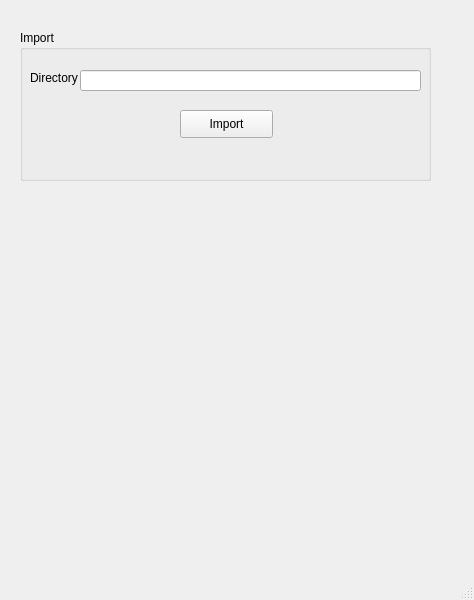
<?xml version="1.0" encoding="UTF-8"?>
<ui version="4.0">
 <class>MainWindow</class>
 <widget class="QMainWindow" name="MainWindow">
  <property name="geometry">
   <rect>
    <x>0</x>
    <y>0</y>
    <width>474</width>
    <height>600</height>
   </rect>
  </property>
  <property name="windowTitle">
   <string>MainWindow</string>
  </property>
  <widget class="QWidget" name="centralwidget">
   <widget class="QGroupBox" name="groupBox">
    <property name="geometry">
     <rect>
      <x>20</x>
      <y>30</y>
      <width>411</width>
      <height>151</height>
     </rect>
    </property>
    <property name="title">
     <string>Import</string>
    </property>
    <widget class="QLabel" name="lbl_dir">
     <property name="geometry">
      <rect>
       <x>10</x>
       <y>40</y>
       <width>53</width>
       <height>16</height>
      </rect>
     </property>
     <property name="text">
      <string>Directory</string>
     </property>
    </widget>
    <widget class="QLineEdit" name="txt_dir">
     <property name="geometry">
      <rect>
       <x>60</x>
       <y>40</y>
       <width>341</width>
       <height>21</height>
      </rect>
     </property>
    </widget>
    <widget class="QPushButton" name="btn_import">
     <property name="geometry">
      <rect>
       <x>160</x>
       <y>80</y>
       <width>93</width>
       <height>28</height>
      </rect>
     </property>
     <property name="text">
      <string>Import</string>
     </property>
    </widget>
   </widget>
  </widget>
  <widget class="QMenuBar" name="menubar">
   <property name="geometry">
    <rect>
     <x>0</x>
     <y>0</y>
     <width>474</width>
     <height>26</height>
    </rect>
   </property>
  </widget>
  <widget class="QStatusBar" name="statusbar"/>
 </widget>
 <resources/>
 <connections/>
</ui>
